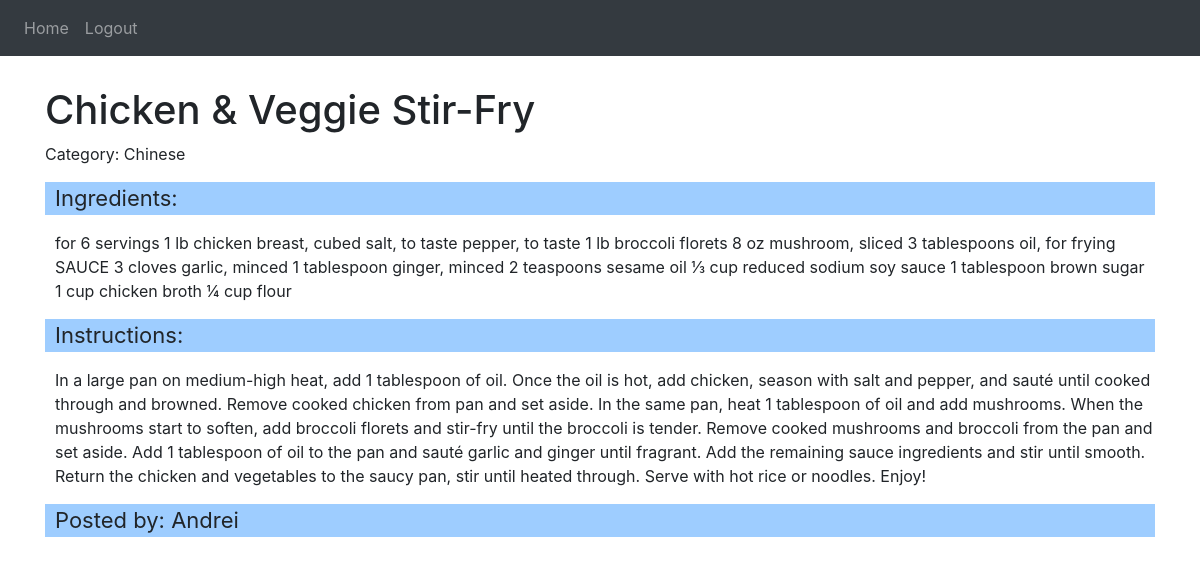
/recipe/3 (signed in), run on the app's committed database.
### website/models.py (models this page shows, shortened)
class Recipe(db.Model):
    id = db.Column(db.Integer, primary_key=True)  # unique identifier for the recipe
    instructions = db.Column(db.String(1000))    # instructions for cooking the recipe
    ingredients = db.Column(db.String(1000))     # ingredients required for the recipe
    title = db.Column(db.String(30))             # title of the recipe
    category = db.Column(db.String(30))          # category of the recipe
    user_id = db.Column(db.Integer, db.ForeignKey('user.id'), nullable=False) # foreign key to the User table
    author = db.relationship('User', backref=db.backref('my_recipes', lazy=True)) # relationship with the User class
    user = db.relationship('User', backref='recipes') # relationship with the User class

class User(db.Model, UserMixin):
    id = db.Column(db.Integer, primary_key=True)   # unique identifier for the user
    email = db.Column(db.String(150), unique=True) # email address of the user
    password = db.Column(db.String(150))           # password of the user
    first_name = db.Column(db.String(150))         # first name of the user

### website/views.py (the view)
@views.route("/recipe/<int:recipe_id>")
@login_required
def recipe(recipe_id):
    recipe = Recipe.query.get_or_404(recipe_id)
    return render_template("recipe.html", user=recipe.user, recipe=recipe)

### website/__init__.py (called while the page is built)
def create_app():
    app = Flask(__name__)
    app.config["SECRET_KEY"] = 'andreivince'
    app.config["SQLALCHEMY_DATABASE_URI"] = f'sqlite:///{DB_NAME}'
    db.init_app(app)
    from .views import views
    from .auth import auth
    app.register_blueprint(views, url_prefix='/')
    app.register_blueprint(auth, url_prefix='/')
    from .models import User, Recipe
    create_database(app)
    login_manager = LoginManager()
    login_manager.login_view = 'auth.login'
    login_manager.init_app(app)
    @login_manager.user_loader
    def load_user(id):
        return User.query.get(int(id))
    return app

### website/templates/recipe.html (shortened to what this page needs)
<link rel="stylesheet" type="text/css" href="{{ url_for('static', filename='css/recipe.css') }}">
{% extends "base.html" %}
{% block content %}
  <div class="recipe">
    <h1 class="title_recipe">{{ recipe.title }}</h1>
    <p>Category: {{ recipe.category }}</p>
    <p class="label_recipe">Ingredients:</p>
    <p class="user_recipe">{{ recipe.ingredients }}</p>
    <p class="label_recipe">Instructions:</p>
    <p class="user_recipe">{{ recipe.instructions }}</p>
    <p class="label_recipe">Posted by: {{ recipe.user.first_name }}</p>
  </div>
{% endblock %}

### website/static/css/recipe.css (style rules this page uses)
.recipe { padding-top: 30px; }
.label_recipe { font-size: 22px; background-color: #027cff61; padding-left: 10px; }
.user_recipe { padding-left: 10px; }

### data on the page
Recipe: title "Chicken & Veggie Stir-Fry", category "Chinese", ingredients "for 6 servings 1 lb chicken breast, cubed salt, to taste pepper, to taste 1 lb broccoli florets 8 oz mushroom, sliced 3 tablespoons oil, for frying SAUCE 3 cloves garlic, minced 1 tablespoon ginger, minced 2 teaspoons sesame oil ⅓ cup reduced sodium soy sauce 1 tablespoon brown sugar 1 cup chicken broth ¼ cup flour", instructions "In a large pan on medium-high heat, add 1 tablespoon of oil. Once the oil is hot, add chicken, season with salt and pepper, and sauté until cooked through and browned. Remove cooked chicken from pan and set aside. In the same pan, heat 1 tablespoon of oil and add mushrooms. When the mushrooms start to soften, add broccoli florets and stir-fry until the broccoli is tender. Remove cooked mushrooms and broccoli from the pan and set aside. Add 1 tablespoon of oil to the pan and sauté garlic and ginger until fragrant. Add the remaining sauce ingredients and stir until smooth. Return the chicken and vegetables to the saucy pan, stir until heated through. Serve with hot rice or noodles. Enjoy!"
User: user.first_name "Andrei"
